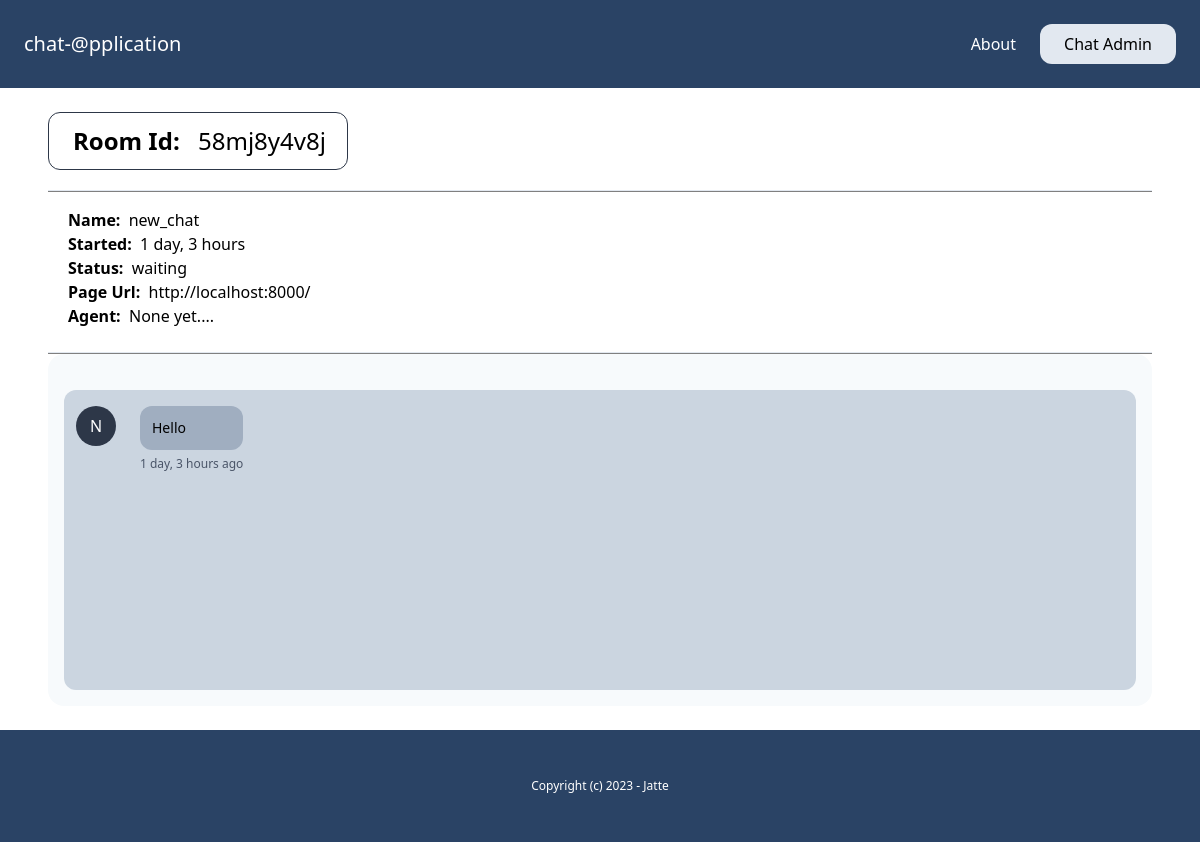
Page /admin-dashboard/room_details/58mj8y4v8j/ (signed in) on the earlier database version.
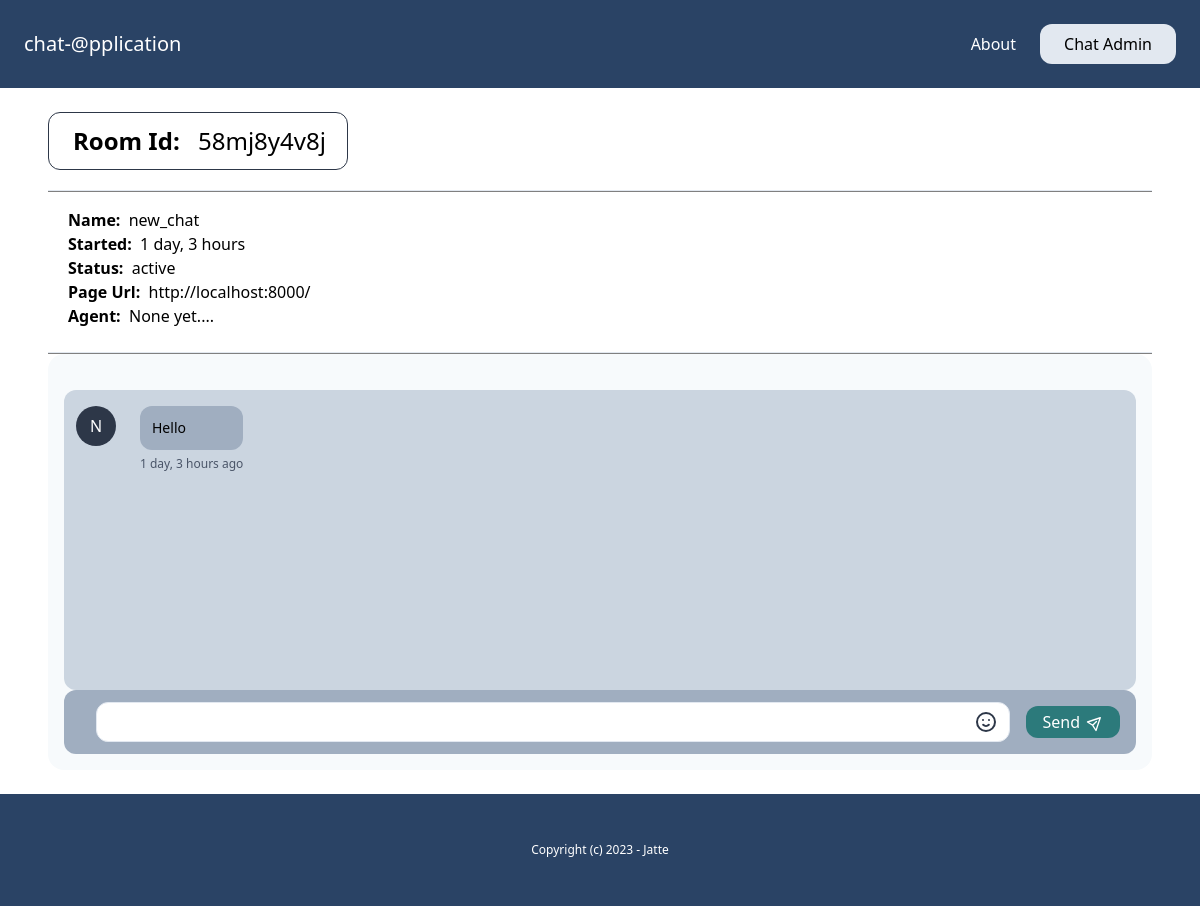
Same page on the later database version.
### chat/models.py (models this page shows, shortened)
class Room(models.Model):
    WAITING = "waiting"
    ACTIVE = "active"
    CLOSED = "closed"
    CHOICES_STATUS = (
        (WAITING, "waiting"),
        (ACTIVE, "active"),
        (CLOSED, "closed"),
    )
    uuid = models.CharField(max_length=255)
    client = models.CharField(max_length=255)
    agent = models.ForeignKey(User, null=True, blank=True, related_name="rooms", on_delete=models.CASCADE)
    messages = models.ManyToManyField(Message, blank=True)
    url = models.CharField(max_length=255, blank=True, null=True)
    status = models.CharField(max_length=20, choices=CHOICES_STATUS, default=WAITING)
    created_at = models.DateTimeField(auto_now_add=True)
    class Meta:
        ordering = ("-created_at",)

### chat/views.py (the view)
# urls.py: path("admin-dashboard/room_details/<str:uuid>/", views.get_room_details, name="room_details"),
@login_required
def get_room_details(request, uuid):
    if request.user.groups.first().name == "Manager":
        room = Room.objects.get(uuid=uuid)
        return render(request, "chat/room_details.html", {"room": room})

### chat/templatetags/chat_tags.py (called while the page is built)
@register.filter(name="initials")
def initials(value):
    initials = ""
    for name in value.split(" "):
        if name:
            initials += name[0].upper()
    return initials

### chat/templates/chat/room_details.html
{% extends "core/base.html" %}
{% load chat_tags %}
{% block content %}
    <div>
        <h1 class="text-2xl border border-gray-800 rounded-xl max-w-[300px] p-3"><b class="mx-3">Room Id:</b> {{room.uuid}} </h1>
        <hr class="mt-5 text-black">
        <p class="mt-4 mx-5">
            <b>Name: &nbsp;</b>{{room.client}}<br>
            <b>Started: &nbsp;</b>{{room.created_at|timesince}}<br>
            <b>Status: &nbsp;</b>{{room.status}}<br>
            <b>Page Url: &nbsp;</b>{{room.url}}<br>
            <b>Agent: &nbsp;</b>{% firstof room.agent.name "None yet...."%}<br>
        </p>
        <hr class="mt-6">
        <div class="flex flex-col flex-auto flex-shrink-0 rounded-2xl bg-gray-100 h-full p-4">
            <div class="h-[300px] bg-gray-400 mt-5 overflow-scroll rounded-xl flex flex-col flex-grow">
                {% for message in room.messages.all %}
                    <div class="flex w-full max-w-md mt-2 space-x-3 {% if message.created_by %}ml-auto justify-end{% endif %}">
                        {% if not message.created_by %}
                            <div class="flex-shrink-0 h-10 w-10 rounded-full bg-gray-800 text-center text-white mx-3 my-2 pt-2">
                                {{message.sent_by|initials}}
                            </div>
                        {% endif %}
                        <div class="my-2">
                            <div class="p-3 rounded-xl {% if message.created_by %}bg-blue-600{% else %}bg-gray-500{% endif %}">
                                <p class="text-sm">{{message.content}}</p>
                            </div>
                            <span class="text-xs text-gray-700 leading-none">{{ message.created_at|timesince}} ago</span>
                        </div>
                    </div>
                {% endfor %}
            </div>
            {% if room.status == "active" %}
                <div class="flex flex-row items-center h-16 rounded-xl bg-gray-500 w-full px-4">
                    <div class="flex-grow ml-4">
                        <div class="relative w-full">
                            <input type="text" id="message_content"
                                class="flex w-full border rounded-xl focus:outline-none focus:border-indigo-800 pl-4 h-10" />
                            <button
                                class="absolute flex items-center justify-center h-full w-12 right-0 top-0 text-gray-800 hover:text-gray-600">
                                <svg class="w-6 h-6" fill="none" stroke="currentColor" viewBox="0 0 24 24"
                                    xmlns="http://www.w3.org/2000/svg">
                                    <path stroke-linecap="round" stroke-linejoin="round" stroke-width="2"
                                        d="M14.828 14.828a4 4 0 01-5.656 0M9 10h.01M15 10h.01M21 12a9 9 0 11-18 0 9 9 0 0118 0z">
                                    </path>
                                </svg>
                            </button>
                        </div>
                    </div>
                    <div class="ml-4">
                        <button id="send_message"
                            class="flex items-center justify-center bg-teal-700 hover:bg-teal-800 rounded-xl text-white px-4 py-1 flex-shrink-0">
                            <span>Send</span>
                            <span class="ml-2">
                                <svg class="w-4 h-4 transform rotate-45 -mt-px" fill="none" stroke="currentColor"
                                    viewBox="0 0 24 24" xmlns="http://www.w3.org/2000/svg">
                                    <path stroke-linecap="round" stroke-linejoin="round" stroke-width="2"
                                        d="M12 19l9 2-9-18-9 18 9-2zm0 0v-8"></path>
                                </svg>
                            </span>
                        </button>
                    </div>
                </div>
            {% endif %}
        </div>
    </div>
{% endblock %}

Differences in the rows shown:
changed Room "58mj8y4v8j": status "waiting" → "active"
Other differences:
text now shown: "Send"
